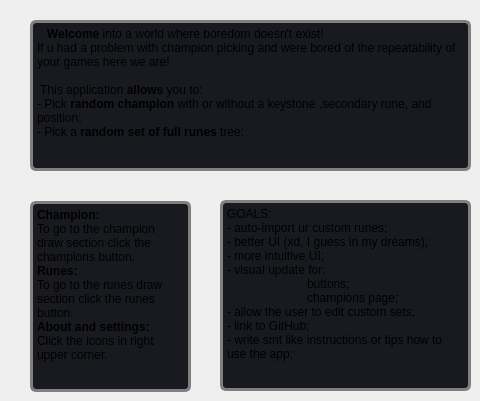
      <widget class="QWidget" name="page_5">
       <widget class="QTextBrowser" name="textBrowser_4">
        <property name="geometry">
         <rect>
          <x>220</x>
          <y>200</y>
          <width>251</width>
          <height>191</height>
         </rect>
        </property>
        <property name="styleSheet">
         <string notr="true">#textBrowser_4{
border: 3px solid gray;
border-radius: 6px;
background-color: #181a20;}</string>
        </property>
        <property name="html">
         <string>&lt;!DOCTYPE HTML PUBLIC &quot;-//W3C//DTD HTML 4.0//EN&quot; &quot;http://www.w3.org/TR/REC-html40/strict.dtd&quot;&gt;
&lt;html&gt;&lt;head&gt;&lt;meta name=&quot;qrichtext&quot; content=&quot;1&quot; /&gt;&lt;meta charset=&quot;utf-8&quot; /&gt;&lt;style type=&quot;text/css&quot;&gt;
p, li { white-space: pre-wrap; }
hr { height: 1px; border-width: 0; }
&lt;/style&gt;&lt;/head&gt;&lt;body style=&quot; font-family:'Segoe UI'; font-size:9pt; font-weight:400; font-style:normal;&quot;&gt;
&lt;p style=&quot; margin-top:0px; margin-bottom:0px; margin-left:0px; margin-right:0px; -qt-block-indent:0; text-indent:0px;&quot;&gt;GOALS:&lt;/p&gt;
&lt;p style=&quot; margin-top:0px; margin-bottom:0px; margin-left:0px; margin-right:0px; -qt-block-indent:0; text-indent:0px;&quot;&gt;- auto-import ur custom runes;&lt;/p&gt;
&lt;p style=&quot; margin-top:0px; margin-bottom:0px; margin-left:0px; margin-right:0px; -qt-block-indent:0; text-indent:0px;&quot;&gt;- better UI (xd, I guess in my dreams);&lt;/p&gt;
&lt;p style=&quot; margin-top:0px; margin-bottom:0px; margin-left:0px; margin-right:0px; -qt-block-indent:0; text-indent:0px;&quot;&gt;- more intuitive UI;&lt;/p&gt;
&lt;p style=&quot; margin-top:0px; margin-bottom:0px; margin-left:0px; margin-right:0px; -qt-block-indent:0; text-indent:0px;&quot;&gt;- visual update for:&lt;/p&gt;
&lt;p style=&quot; margin-top:0px; margin-bottom:0px; margin-left:0px; margin-right:0px; -qt-block-indent:0; text-indent:0px;&quot;&gt;	buttons;&lt;/p&gt;
&lt;p style=&quot; margin-top:0px; margin-bottom:0px; margin-left:0px; margin-right:0px; -qt-block-indent:0; text-indent:0px;&quot;&gt;	champions page;&lt;/p&gt;
&lt;p style=&quot; margin-top:0px; margin-bottom:0px; margin-left:0px; margin-right:0px; -qt-block-indent:0; text-indent:0px;&quot;&gt;- allow the user to edit custom sets;&lt;/p&gt;
&lt;p style=&quot; margin-top:0px; margin-bottom:0px; margin-left:0px; margin-right:0px; -qt-block-indent:0; text-indent:0px;&quot;&gt;- link to GitHub;&lt;/p&gt;
&lt;p style=&quot; margin-top:0px; margin-bottom:0px; margin-left:0px; margin-right:0px; -qt-block-indent:0; text-indent:0px;&quot;&gt;- write smt like instructions or tips how to use the app;&lt;/p&gt;&lt;/body&gt;&lt;/html&gt;</string>
        </property>
       </widget>
       <widget class="QTextBrowser" name="textBrowser_5">
        <property name="geometry">
         <rect>
          <x>30</x>
          <y>20</y>
          <width>441</width>
          <height>151</height>
         </rect>
        </property>
        <property name="styleSheet">
         <string notr="true">#textBrowser_5{
border: 3px solid gray;
border-radius: 6px;
background-color: #181a20;
}</string>
        </property>
        <property name="html">
         <string>&lt;!DOCTYPE HTML PUBLIC &quot;-//W3C//DTD HTML 4.0//EN&quot; &quot;http://www.w3.org/TR/REC-html40/strict.dtd&quot;&gt;
&lt;html&gt;&lt;head&gt;&lt;meta name=&quot;qrichtext&quot; content=&quot;1&quot; /&gt;&lt;meta charset=&quot;utf-8&quot; /&gt;&lt;style type=&quot;text/css&quot;&gt;
p, li { white-space: pre-wrap; }
hr { height: 1px; border-width: 0; }
&lt;/style&gt;&lt;/head&gt;&lt;body style=&quot; font-family:'Segoe UI'; font-size:9pt; font-weight:400; font-style:normal;&quot;&gt;
&lt;p style=&quot; margin-top:0px; margin-bottom:0px; margin-left:0px; margin-right:0px; -qt-block-indent:0; text-indent:0px;&quot;&gt;   &lt;span style=&quot; font-weight:700;&quot;&gt;Welcome&lt;/span&gt; into a world where boredom doesn't exist!&lt;/p&gt;
&lt;p style=&quot; margin-top:0px; margin-bottom:0px; margin-left:0px; margin-right:0px; -qt-block-indent:0; text-indent:0px;&quot;&gt;If u had a problem with champion picking and were bored of the repeatability of your games here we are!&lt;/p&gt;
&lt;p style=&quot;-qt-paragraph-type:empty; margin-top:0px; margin-bottom:0px; margin-left:0px; margin-right:0px; -qt-block-indent:0; text-indent:0px;&quot;&gt;&lt;br /&gt;&lt;/p&gt;
&lt;p style=&quot; margin-top:0px; margin-bottom:0px; margin-left:0px; margin-right:0px; -qt-block-indent:0; text-indent:0px;&quot;&gt; This application &lt;span style=&quot; font-weight:700;&quot;&gt;allows&lt;/span&gt; you to:&lt;/p&gt;
&lt;p style=&quot; margin-top:0px; margin-bottom:0px; margin-left:0px; margin-right:0px; -qt-block-indent:0; text-indent:0px;&quot;&gt;- Pick&lt;span style=&quot; font-weight:700;&quot;&gt; random champion&lt;/span&gt; with or without a keystone ,secondary rune, and position;&lt;/p&gt;
&lt;p style=&quot; margin-top:0px; margin-bottom:0px; margin-left:0px; margin-right:0px; -qt-block-indent:0; text-indent:0px;&quot;&gt;- Pick a &lt;span style=&quot; font-weight:700;&quot;&gt;random set of full runes&lt;/span&gt; tree;&lt;/p&gt;&lt;/body&gt;&lt;/html&gt;</string>
        </property>
       </widget>
       <widget class="QTextBrowser" name="textBrowser_6">
        <property name="geometry">
         <rect>
          <x>30</x>
          <y>201</y>
          <width>161</width>
          <height>191</height>
         </rect>
        </property>
        <property name="styleSheet">
         <string notr="true">#textBrowser_6{
border: 3px solid gray;
border-radius: 6px;
background-color: #181a20;}</string>
        </property>
        <property name="html">
         <string>&lt;!DOCTYPE HTML PUBLIC &quot;-//W3C//DTD HTML 4.0//EN&quot; &quot;http://www.w3.org/TR/REC-html40/strict.dtd&quot;&gt;
&lt;html&gt;&lt;head&gt;&lt;meta name=&quot;qrichtext&quot; content=&quot;1&quot; /&gt;&lt;meta charset=&quot;utf-8&quot; /&gt;&lt;style type=&quot;text/css&quot;&gt;
p, li { white-space: pre-wrap; }
hr { height: 1px; border-width: 0; }
&lt;/style&gt;&lt;/head&gt;&lt;body style=&quot; font-family:'Segoe UI'; font-size:9pt; font-weight:400; font-style:normal;&quot;&gt;
&lt;p style=&quot; margin-top:0px; margin-bottom:0px; margin-left:0px; margin-right:0px; -qt-block-indent:0; text-indent:0px;&quot;&gt;&lt;span style=&quot; font-weight:700;&quot;&gt;Champion:&lt;/span&gt;&lt;/p&gt;
&lt;p style=&quot; margin-top:0px; margin-bottom:0px; margin-left:0px; margin-right:0px; -qt-block-indent:0; text-indent:0px;&quot;&gt;To go to the champion draw section click the champions button.&lt;/p&gt;
&lt;p style=&quot; margin-top:0px; margin-bottom:0px; margin-left:0px; margin-right:0px; -qt-block-indent:0; text-indent:0px;&quot;&gt;&lt;span style=&quot; font-weight:700;&quot;&gt;Runes:&lt;/span&gt;&lt;/p&gt;
&lt;p style=&quot; margin-top:0px; margin-bottom:0px; margin-left:0px; margin-right:0px; -qt-block-indent:0; text-indent:0px;&quot;&gt;To go to the runes draw section click the runes button.&lt;/p&gt;
&lt;p style=&quot; margin-top:0px; margin-bottom:0px; margin-left:0px; margin-right:0px; -qt-block-indent:0; text-indent:0px;&quot;&gt;&lt;span style=&quot; font-weight:700;&quot;&gt;About and settings:&lt;/span&gt;&lt;br /&gt;Click the icons in right upper corner.&lt;/p&gt;&lt;/body&gt;&lt;/html&gt;</string>
        </property>
       </widget>
      </widget>
